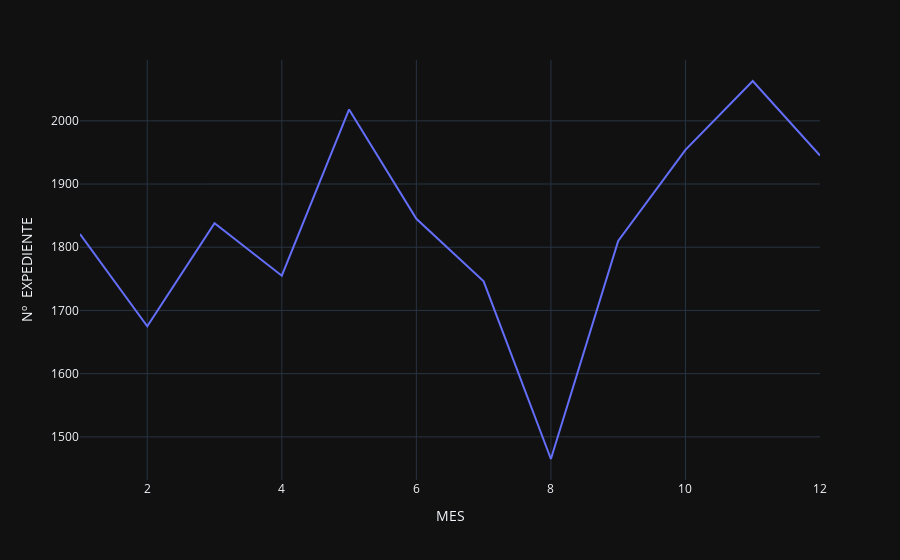

Source (notebook cell):
### Code cell
# hacemos un plotly para verlo mejor

px.line(df_2019.groupby('MES').count()['Nº  EXPEDIENTE'].reset_index(), x='MES', y='Nº  EXPEDIENTE')

### Figure 1 — Plotly figure (JSON) as saved in the notebook; plotly's stock layout.template omitted (floating-point values rounded to 4 significant figures)
{"data": [{"hovertemplate": "MES=%{x}<br>Nº  EXPEDIENTE=%{y}<extra></extra>", "legendgroup": "", "line": {"color": "#636efa", "dash": "solid"}, "marker": {"symbol": "circle"}, "mode": "lines", "name": "", "orientation": "v", "showlegend": false, "x": [1, 2, 3, 4, 5, 6, 7, 8, 9, 10, 11, 12], "xaxis": "x", "y": [1821, 1675, 1838, 1755, 2018, 1845, 1746, 1465, 1810, 1954, 2063, 1945], "yaxis": "y", "type": "scatter"}], "layout": {"xaxis": {"anchor": "y", "domain": [0.0, 1.0], "title": {"text": "MES"}}, "yaxis": {"anchor": "x", "domain": [0.0, 1.0], "title": {"text": "Nº  EXPEDIENTE"}}, "legend": {"tracegroupgap": 0}, "margin": {"t": 60}}}
